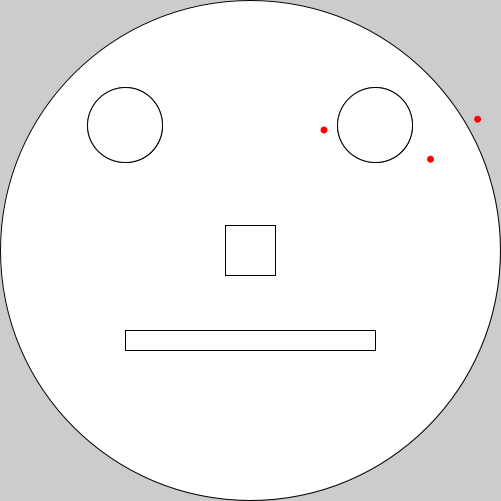
Frame 1 (no input)
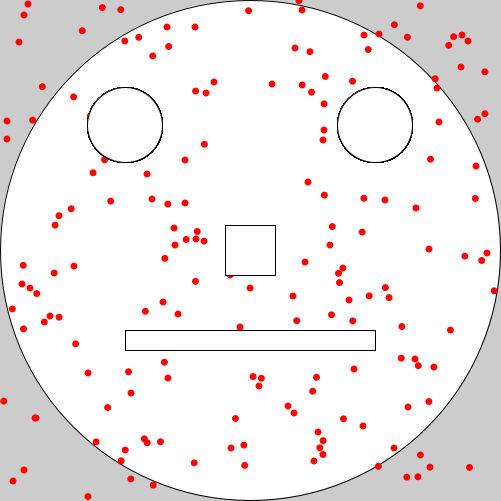
Frame 60 (the mouse pressed at the canvas centre just before this capture)
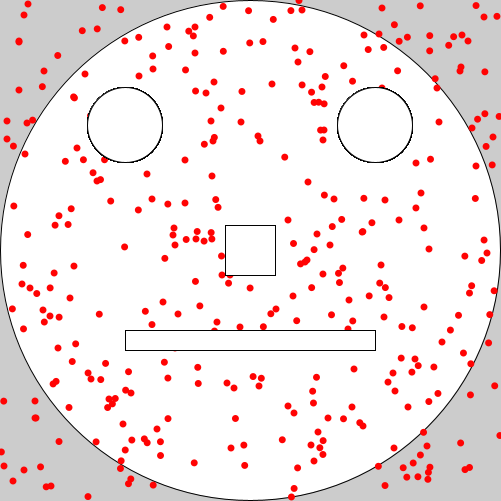
Frame 120 (the mouse held since frame 60 and released just before this capture)

The Processing sketch that drew these frames (run headless with seeded random() and noise(); from frame 60 on, the mouse is pressed at the canvas centre):

// Processing sketch: Happy_Measles_Structure
// ── Happy_Measles_Structure.pde
//Happy Measles, Structured Program

//Variables Go Here

void setup () {
  size(501, 501); //for overlapping lines in design
  //fullScreen();
  //print("Screen Dimentsions" + "\n My display width is ", + displayWidth + "\n My display height is ", +displayHeight);
  
  //ellipse(displayWidth/2, displayHeight/2, displayHeight, displayHeight); //face shape
  //ellipse(displayWidth*3/8, displayHeight/4, displayHeight/10, displayHeight/10); //eye # 1
  //ellipse(displayWidth*5/8, displayHeight/4, displayHeight/10, displayHeight/10); //eye # 2
  ellipse(250, 250, 500, 500);//face shape
  ellipse(125, 125, 75, 75);//left eye
  ellipse(375, 125, 75, 75);//right eye
  rectMode(CENTER);  // Set rectMode to CENTER
  //rect(displayWidth/2, displayHeight/2, displayHeight/11, displayHeight/11); //nose
  //rect(displayWidth/2, (displayHeight/2)+(displayHeight/6), displayHeight/2, displayHeight/20); //mouth
  rect(250, 250, 50, 50);//nose
  rect(250, 250+90, 250, 20);//mouth
  rectMode(CORNER);  // Default rectMode is CORNER
  
}

void draw () {
  

noStroke();
fill(#FF0303); //Red colour
ellipse (int(random(0, 502)), int(random(0, 502)), 7, 7); //measles start
ellipse (random(0, 502), random(0, 502), 7, 7);
ellipse (random(0, 502), random(0, 502), 7, 7);

stroke(1);//eye gets black outline
fill(255);
ellipse(125, 125, 75, 75);//left eye
ellipse(375, 125, 75, 75);//right eye
rectMode(CENTER);  // Set rectMode to CENTER
rect(250, 250, 50, 50);//nose
rect(250, 250+90, 250, 20);//mouth
rectMode(CORNER);  // Default rectMode is CORNER
}

/*
noStroke();
fill(#FF0303); //Red colour
ellipse (int(random(0, displayWidth)), int(random(0, displayWidth)), 10, 10); //measles start
ellipse (random(0, displayWidth), random(0, displayWidth), 10, 10);
ellipse (random(0, displayWidth), random(0, displayWidth), 10, 10);

stroke(1);//eye gets black outline
fill(255);
ellipse(displayWidth*3/8, displayHeight/4, displayHeight/10, displayHeight/10); //eye # 1
ellipse(displayWidth*5/8, displayHeight/4, displayHeight/10, displayHeight/10); //eye # 2
rectMode(CENTER);  // Set rectMode to CENTER
rect(displayWidth/2, displayHeight/2, displayHeight/11, displayHeight/11); //nose
rect(displayWidth/2, (displayHeight/2)+(displayHeight/6), displayHeight/2, displayHeight/20); //mouth
rectMode(CORNER);  // Default rectMode is CORNER
  
}
*/

//void keyPressed () {}

//void mousePressed () {}

/* 

noStroke();
fill(#FF0303); //Red colour
ellipse (int(random(0, 502)), int(random(0, 502)), 10, 10); //measles start
ellipse (random(0, 502), random(0, 502), 10, 10);
ellipse (random(0, 502), random(0, 502), 10, 10);
ellipse (random(0, 502), random(0, 502), 10, 10);
ellipse (random(0, 502), random(0, 502), 10, 10);
ellipse (random(0, 502), random(0, 502), 10, 10);
ellipse (random(0, 502), random(0, 502), 10, 10);
ellipse (random(0, 502), random(0, 502), 10, 10);
ellipse (random(0, 502), random(0, 502), 10, 10);
ellipse (random(0, 502), random(0, 502), 10, 10);
ellipse (random(0, 502), random(0, 502), 10, 10);
stroke(1); //Change back to default
fill(255, 255, 255);// change back to white

*/
